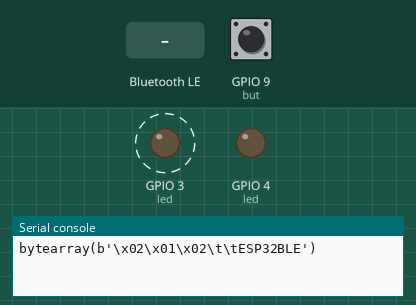
Recording of a program running on a simulated ESP32 board running MicroPython. Shown: output pins drawn as LEDs (lit = HIGH), the last lines printed to the serial console. Dashed ring = blinking. The test bench sets the inputs (shaded band); at power-on: GPIO 9 (but) HIGH. Nothing arrives over Bluetooth unless stated.

Above: at 1.25 s.
1.3 s: "Led On" written over Bluetooth
At 2.4 s:
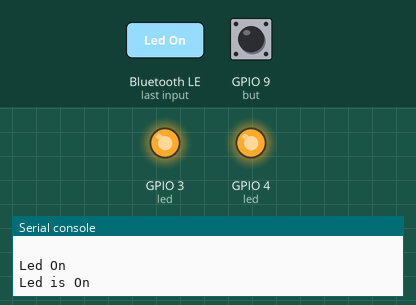
2.8 s: "Led Blink" written over Bluetooth
At 4.3 s:
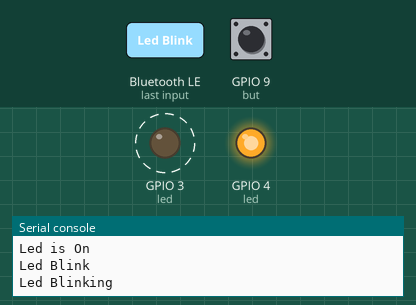
5.8 s: GPIO 9 (but) pulled LOW for 0.15 s
At 7.6 s:
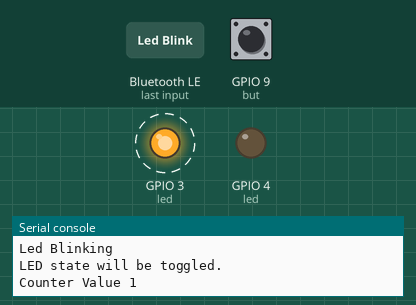
8.8 s: GPIO 9 (but) pulled LOW for 1 s
At 9.3 s:
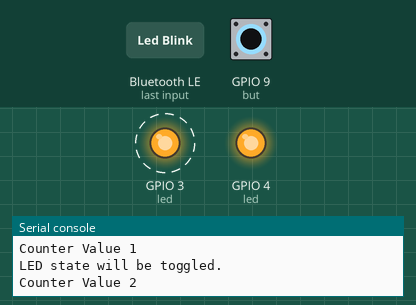
12.8 s: GPIO 9 (but) pulled LOW for 3.2 s
At 13.5 s:
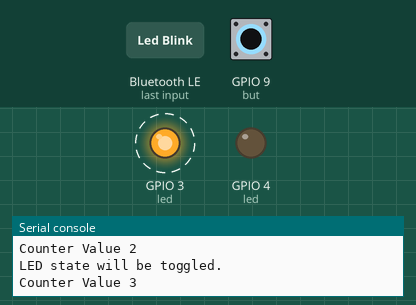
Timing chart, 0 to 23.0 s (numbered marks = the images above; inputs shaded):
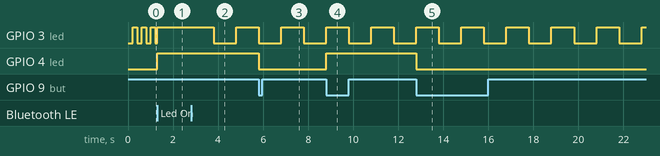

The program:

miBLESP32C3_Ver2.py
```python
from machine import Pin
from machine import Timer
from time import sleep_ms
import ubluetooth

ble_msg = ""


class BLE():
    def __init__(self, name):
        # Create internal objects for the onboard LED
        # blinking when no BLE device is connected
        # stable ON when connected
        self.led = Pin(3, Pin.OUT)
        self.timer1 = Timer(0)

        self.name = name
        self.ble = ubluetooth.BLE()
        self.ble.active(True)
        self.disconnected()
        self.ble.irq(self.ble_irq)
        self.register()
        self.advertiser()

    def connected(self):
        self.led.value(1)
        self.timer1.deinit()

    def disconnected(self):
        self.timer1.init(period=200, mode=Timer.PERIODIC, callback=lambda t: self.led.value(not self.led.value()))

    def ble_irq(self, event, data):
        global ble_msg

        if event == 1: #_IRQ_CENTRAL_CONNECT:
                       # A central has connected to this peripheral
            self.connected()

        elif event == 2: #_IRQ_CENTRAL_DISCONNECT:
                         # A central has disconnected from this peripheral.
            self.advertiser()
            self.disconnected()

        elif event == 3: #_IRQ_GATTS_WRITE:
                         # A client has written to this characteristic or descriptor.
            buffer = self.ble.gatts_read(self.rx)
            ble_msg = buffer.decode('UTF-8').strip()

    def register(self):
        # Nordic UART Service (NUS)
        NUS_UUID = '6E400001-B5A3-F393-E0A9-E50E24DCCA9E'
        RX_UUID = '6E400002-B5A3-F393-E0A9-E50E24DCCA9E'
        TX_UUID = '6E400003-B5A3-F393-E0A9-E50E24DCCA9E'

        BLE_NUS = ubluetooth.UUID(NUS_UUID)
        BLE_RX = (ubluetooth.UUID(RX_UUID), ubluetooth.FLAG_WRITE)
        BLE_TX = (ubluetooth.UUID(TX_UUID), ubluetooth.FLAG_NOTIFY)

        BLE_UART = (BLE_NUS, (BLE_TX, BLE_RX,))
        SERVICES = (BLE_UART, )
        ((self.tx, self.rx,), ) = self.ble.gatts_register_services(SERVICES)

    def send(self, data):
        self.ble.gatts_notify(0, self.tx, data + '\n')

    def advertiser(self):
        name = bytes(self.name, 'UTF-8')
        adv_data = bytearray('\x02\x01\x02') + bytearray((len(name) + 1, 0x09)) + name
        self.ble.gap_advertise(100, adv_data)
        print(adv_data)
        print("\r\n")
                # adv_data
                # raw: 0x02010209094553503332424C45
                # b'\x02\x01\x02\t\tESP32BLE'
                #
                # 0x02 - General discoverable mode
                # 0x01 - AD Type = 0x01
                # 0x02 - value = 0x02

                # https://jimmywongiot.com/2019/08/13/advertising-payload-format-on-ble/
                # https://docs.silabs.com/bluetooth/latest/general/adv-and-scanning/bluetooth-adv-data-basics


led = Pin(4, Pin.OUT)
but = Pin(9, Pin.IN)
ble = BLE("ESP32BLE")

def buttons_irq(pin):
    led.value(not led.value())
    ble.send('LED state will be toggled.')
    print('LED state will be toggled.')

    global counter

    if counter >= 20:
        counter = 0

    counter = counter + 1

    ble.send('counter value is')
    ble.send(str(counter))
    print('Counter Value', counter)

counter = 0
but.irq(trigger=Pin.IRQ_FALLING, handler=buttons_irq)

while True:
    if ble_msg == 'Read Led':
        print(ble_msg)
        ble_msg = ""
        print('LED is ON.' if led.value() else 'LED is OFF')
        ble.send('LED is ON.' if led.value() else 'LED is OFF')
    elif ble_msg == 'Led On':
        print(ble_msg)
        ble_msg = ""
        print('Led is On')
        ble.send('Led is On')
        led.value(1)
    elif ble_msg == 'Led Blink':
        print(ble_msg)
        ble_msg = ""
        print('Led Blinking')
        ble.send('Led Blinking')
        ble.timer1.deinit()
        ble.timer1.init(period=1000, mode=Timer.PERIODIC, callback=lambda t: ble.led.value(not ble.led.value()))
    elif ble_msg == 'Led Off':
        print(ble_msg)
        ble_msg = ""
        print('Led is off')
        ble.send('Led is off')
        led.value(0)
        ble.timer1.deinit()

    sleep_ms(100)
       
```

Measured:
- after the input at 1.3 s, GPIO 4 (led): LOW → HIGH at once
- after the input at 2.8 s, GPIO 3 (led): HIGH → LOW after 1.0 s, → HIGH 1.0 s later
- after the input at 5.8 s, GPIO 4 (led): HIGH → LOW at once
- after the input at 8.8 s, GPIO 4 (led): LOW → HIGH at once
- after the input at 12.8 s, GPIO 4 (led): HIGH → LOW at once
